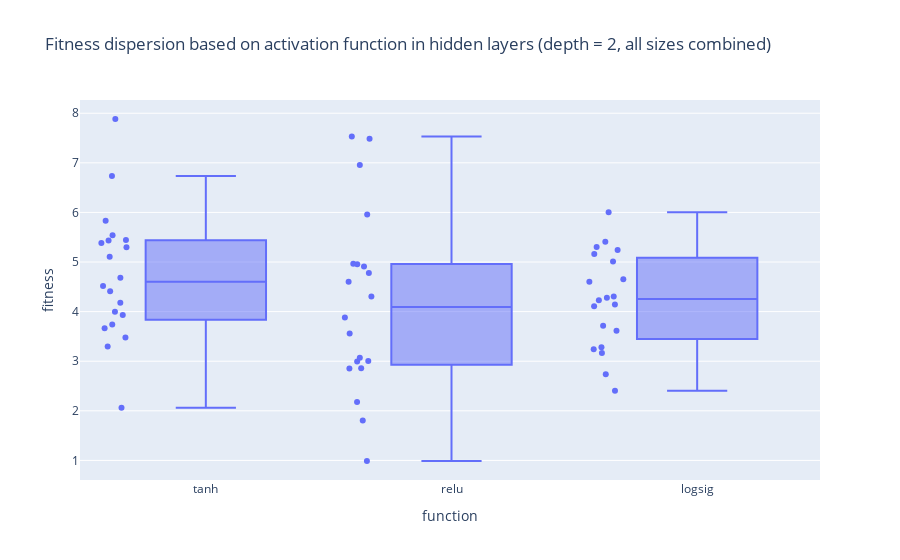

Here is the notebook cell this chart was saved with:
### Code cell
fig = px.box(df, y="fitness", x="function", points="all", orientation='v',
             title="Fitness dispersion based on activation function in hidden layers ({} = {}, all sizes combined)".format(label, width[0] if use_depth else depth))
fig.show()

### Figure 1 — Plotly figure (JSON) as saved in the notebook; plotly's stock layout.template omitted (floating-point values rounded to 4 significant figures)
{"data": [{"alignmentgroup": "True", "boxpoints": "all", "hovertemplate": "function=%{x}<br>fitness=%{y}<extra></extra>", "legendgroup": "", "marker": {"color": "#636efa"}, "name": "", "notched": false, "offsetgroup": "", "orientation": "v", "showlegend": false, "type": "box", "x": ["tanh", "tanh", "tanh", "tanh", "tanh", "tanh", "tanh", "tanh", "tanh", "tanh", "tanh", "tanh", "tanh", "tanh", "tanh", "tanh", "tanh", "tanh", "tanh", "tanh", "relu", "relu", "relu", "relu", "relu", "relu", "relu", "relu", "relu", "relu", "relu", "relu", "relu", "relu", "relu", "relu", "relu", "relu", "relu", "relu", "logsig", "logsig", "logsig", "logsig", "logsig", "logsig", "logsig", "logsig", "logsig", "logsig", "logsig", "logsig", "logsig", "logsig", "logsig", "logsig", "logsig", "logsig", "logsig", "logsig"], "x0": " ", "xaxis": "x", "y": [5.432, 3.934, 5.382, 5.297, 3.665, 6.737, 5.542, 4.412, 4.178, 5.444, 3.297, 4.683, 2.063, 7.884, 3.741, 5.834, 3.476, 4.519, 3.995, 5.108, 2.176, 3.561, 4.955, 2.852, 7.485, 4.781, 2.859, 7.529, 4.967, 2.996, 4.602, 4.307, 3.883, 4.911, 3.003, 3.072, 6.954, 1.804, 0.9881, 5.96, 4.605, 4.109, 4.142, 5.241, 4.282, 6.004, 5.302, 3.615, 4.231, 5.16, 3.167, 5.408, 5.013, 2.406, 3.715, 4.305, 3.283, 2.738, 3.243, 4.654], "y0": " ", "yaxis": "y"}], "layout": {"boxmode": "group", "legend": {"tracegroupgap": 0}, "title": {"text": "Fitness dispersion based on activation function in hidden layers (depth = 2, all sizes combined)"}, "xaxis": {"anchor": "y", "domain": [0, 1], "title": {"text": "function"}}, "yaxis": {"anchor": "x", "domain": [0, 1], "title": {"text": "fitness"}}}}
